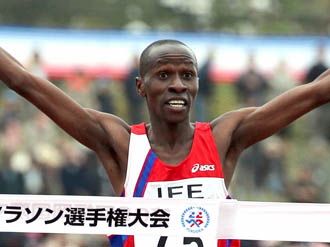
#> input picture 0220kenya-002.jpg, 330 x 247 px
$ python face_mozaiku.py
#> lines starting #> are read from the running program, lines starting #| are printed output that depends on the picture; after the words box and inside, x2 and y2 are one past the last pixel; in counts of white or black regions, pixels touching at a corner belong together
import cv2
import os
# 画像の読み込み
def mozaiku(inputImgPath):
#> called with inputImgPath = '0220kenya-002.jpg'
    image = cv2.imread(inputImgPath)
#> image is the input picture: shape (247, 330, 3); mean B, G, R 135.5, 140.7, 151.5

    # Haar Cascade 分類器の読み込み
    face_cascade = cv2.CascadeClassifier(cv2.data.haarcascades + 'haarcascade_frontalface_default.xml')

    # 顔検出
    faces = face_cascade.detectMultiScale(image, scaleFactor=1.1, minNeighbors=5, minSize=(30, 30))
#> faces = [[145, 51, 63, 63]]
    count =0 #モザイクありなら1,なければ0
    # 検出された顔にモザイクを適用
    for (x, y, w, h) in faces:
        if(count ==0):
            print('顔あり' ,end=",") #改行させないためのend
            count =1
        # 顔領域の切り抜き
        face_roi = image[y:y+h, x:x+w]

        # 顔領域にモザイクを適用
        face_roi = cv2.GaussianBlur(face_roi, (99, 99), 30)
        image[y:y+h, x:x+w] = face_roi
#> this loop made 1 pass
#> (x, y, w, h, count) on pass 1: (145, 51, 63, 63, 1)
#| 顔あり,
#> pass 1, in mozaiku, `face_roi = image[y:y+h, x:x+w]`:
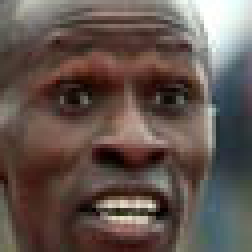
#> face_roi: shape (63, 63, 3) (shown 4 times larger); mean B, G, R 78.3, 84.6, 98.8
#> pass 1, in mozaiku, `face_roi = cv2.GaussianBlur(face_roi, (99, 99), 30)`:
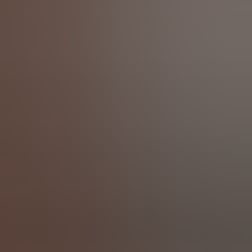
#> face_roi: shape (63, 63, 3) (shown 4 times larger); mean B, G, R 77.5, 83.8, 98.4
#> after the loop:
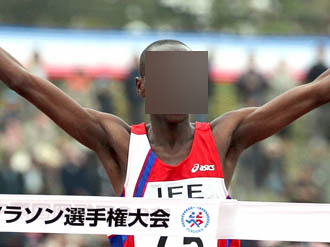
#> image: shape (247, 330, 3); 4.87% of pixels changed, all inside (x1, y1, x2, y2) = (145, 51, 208, 114)
#> after the loop, count = 1
    if (count==0):
        print('顔Nothing' ,end=",")
    # 結果の表示
    #cv2.imshow('Mosaic Faces', image)
    #cv2.waitKey(0)
    #cv2.destroyAllWindows()

    # 編集した画像を保存する
    imgName =os.path.basename(inputImgPath)
    imgName =imgName.split('.')
    filename ="../画像保存先/" +imgName[0]  + "_faceMozaiku.jpg"
    #print(filename)
    cv2.imwrite(filename, image)
    print("faceMozaiku OK")
if __name__ == "__main__":
    mozaiku("0220kenya-002.jpg")

$ run again, with IMG_2405.jpg copied over 0220kenya-002.jpg
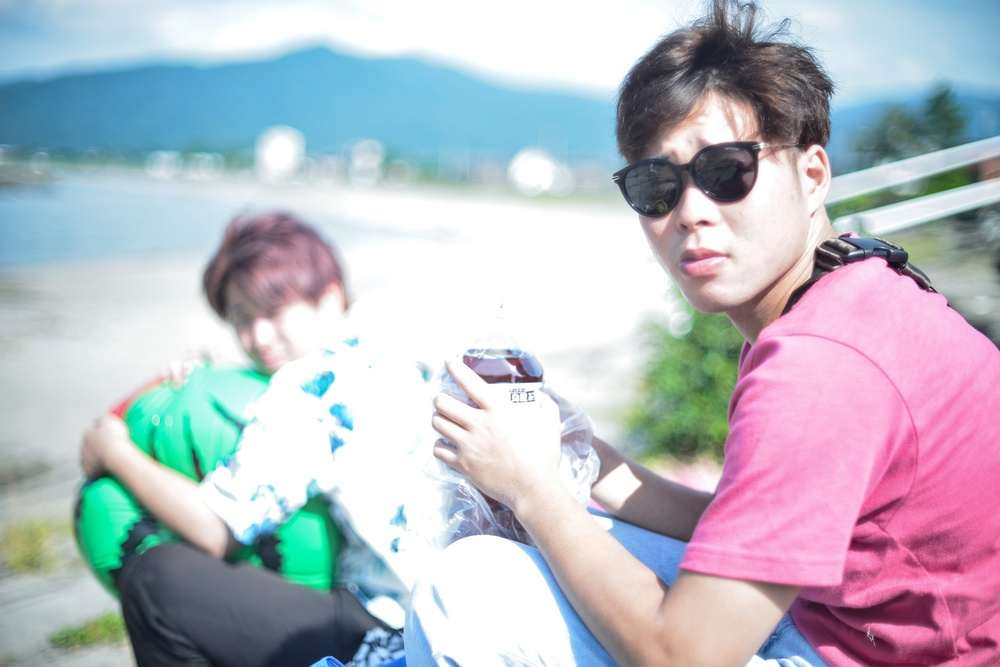
#> input picture IMG_2405.jpg, 1000 x 667 px, shrunk from 2048 x 1367 before the run
#> in mozaiku, image is the input picture: shape (667, 1000, 3); mean B, G, R 196.4, 186.6, 183.5
#> faces = [[592, 107, 201, 201], [537, 362, 223, 223]]
#> the loop in mozaiku, `for (x, y, w, h) in faces:` made 2 passes
#> (x, y, w, h, count) on pass 1: (592, 107, 201, 201, 1)
#> (printed output is left out)
#> pass 1, in mozaiku, `face_roi = cv2.GaussianBlur(face_roi, (99, 99), 30)`:
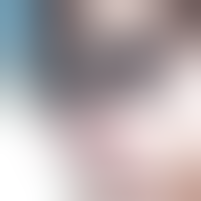
#> face_roi: shape (201, 201, 3); mean B, G, R 175.1, 172.8, 181.7
#> after the loop in mozaiku, `for (x, y, w, h) in faces:`:
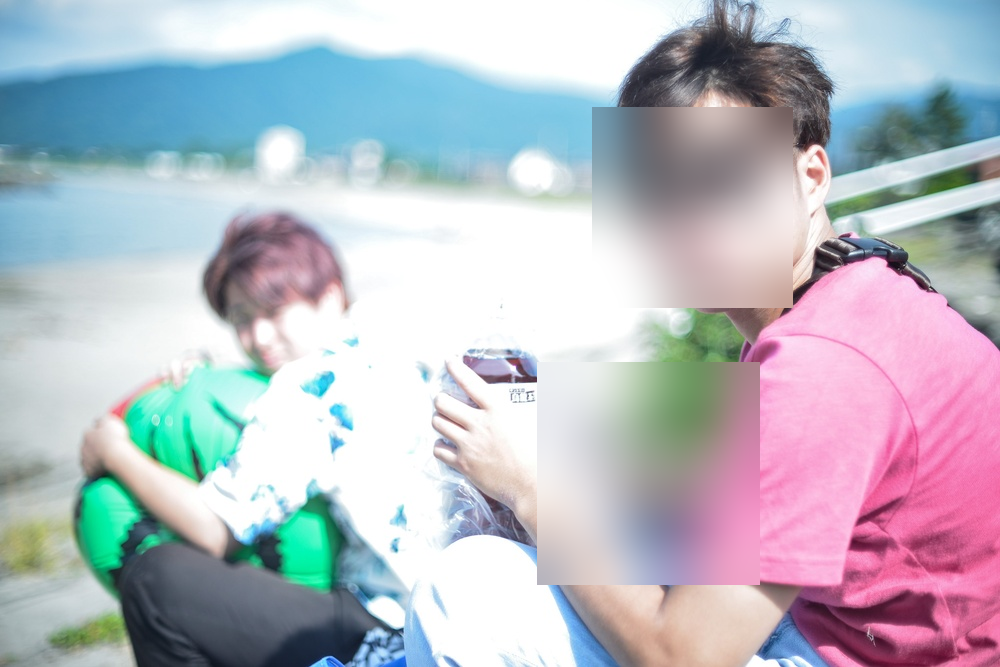
#> image: shape (667, 1000, 3); 13.39% of pixels changed, all inside (x1, y1, x2, y2) = (537, 107, 793, 585)
#> after the loop in mozaiku, `for (x, y, w, h) in faces:`: count = 1
